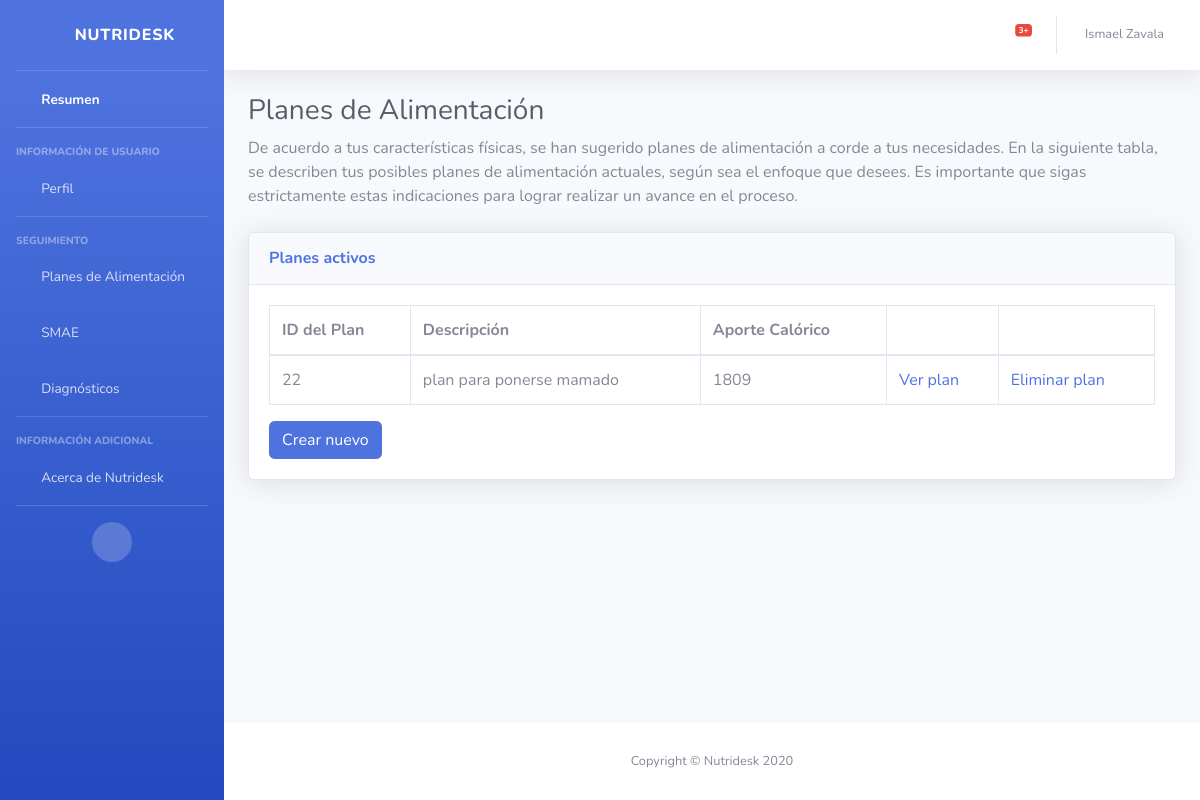
Before: /planes/ (signed in) with the older database file.
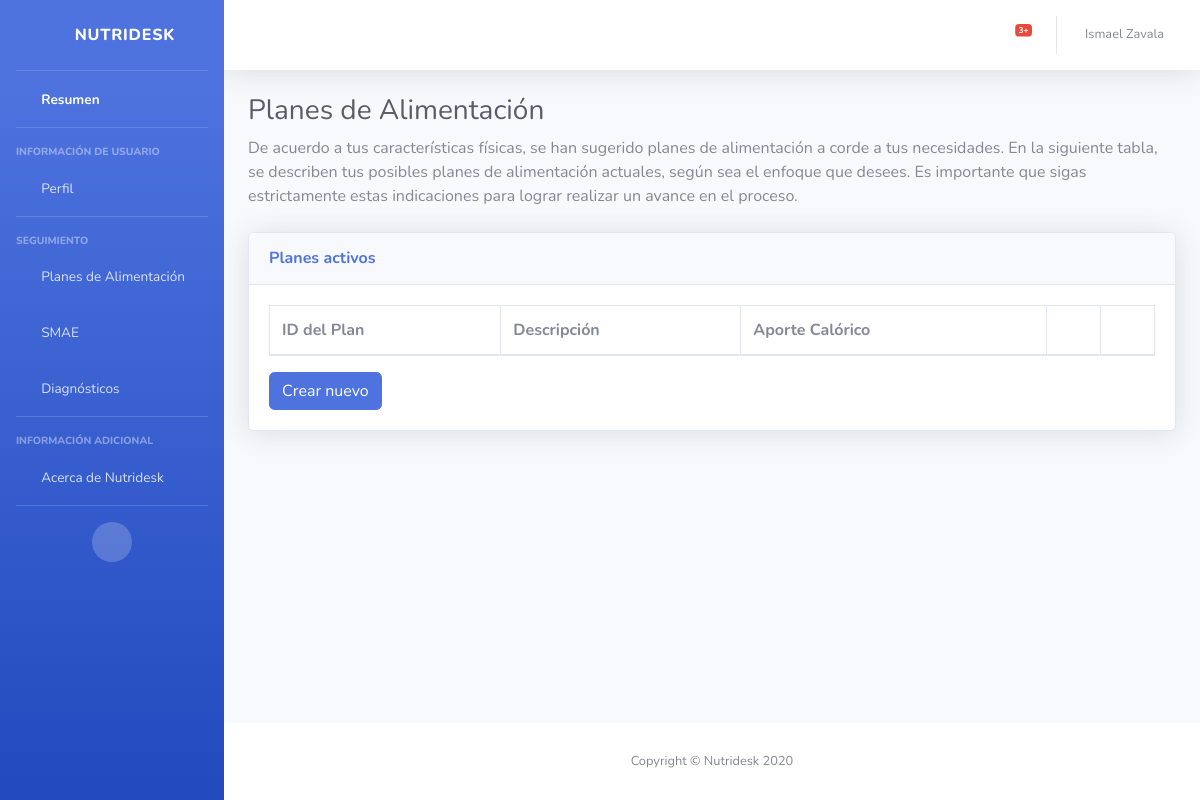
After: the same page with the newer database file.
### planes/models.py (models this page shows, shortened)
class Plan(models.Model):
    idPlan = models.AutoField(primary_key=True, verbose_name="Id Plan")
    idUsuario = models.ForeignKey(
        User, on_delete=models.CASCADE, verbose_name="Id Usuario"
    )
    descripcion = models.CharField(verbose_name="Descripción", max_length=500)
    calorias = models.IntegerField(verbose_name="Calorías")
    class Meta:
        ordering = ("-idUsuario",)
        verbose_name_plural = "Planes"

### planes/views.py (the view)
# urls.py: path('', views.lista_planes.as_view(), name='planes'),
class lista_planes(ListView):
    template_name = "lista_planes.html"
    model = Plan
    context_object_name = "lista_planes"

### planes/templates/lista_planes.html (shortened to what this page needs)
{% extends 'base_navbar.html' %}
{% load static %}
{% block main_content %}
<div class="container-fluid">
  <h1 class="h3 mb-2 text-gray-800">Planes de Alimentación</h1>
  <p class="mb-4">De acuerdo a tus características físicas, se han sugerido planes de alimentación a corde a tus necesidades. En la siguiente
      tabla, se describen tus posibles planes de alimentación actuales, según sea el enfoque que desees.
      Es importante que sigas estrictamente estas indicaciones para lograr realizar un avance en el proceso.</p>
  <div class="card shadow mb-4">
      <div class="card-header py-3">
          <h6 class="m-0 font-weight-bold text-primary">Planes activos</h6>
      </div>
      <div class="card-body">
          <div class="table-responsive">
              <table class="table table-bordered" id="dataTable" width="100%" cellspacing="0">
                  <thead>
                  <tr>
                      <th>ID del Plan</th>
                      <th>Descripción</th>
                      <th>Aporte Calórico</th>
                      <th></th>
                      <th></th>
                  </tr>
                  </thead>
                  <tbody>
                  {% for plan in lista_planes %}
                    {% if plan.idUsuario.username == user.username%}
                    <tr>
                      <td>{{ plan.idPlan }}</td>
                      <td>{{ plan.descripcion }}</td>
                      <td>{{ plan.calorias }}</td>
                      <td><a href="ver_plan/{{ plan.idPlan }}">Ver plan</a></td>
                      <td><a href="eliminar_plan/{{ plan.idPlan }}">Eliminar plan</a></td>
                    </tr>
                    {% endif %}
                  {% endfor %}
                  </tbody>
              </table>
              <a class="align-middle btn btn-primary" href="{% url 'generar_plan' %}">Crear nuevo</a>
          </div>
      </div>
  </div>
</div>
{% endblock %}

### core/templates/base_navbar.html (shortened to what this page needs)
{% extends 'base.html' %}
{% block content %}
<body id="page-top">
    <div id="wrapper">
        <ul class="navbar-nav bg-gradient-primary sidebar sidebar-dark accordion" id="accordionSidebar">
            <a class="sidebar-brand d-flex align-items-center justify-content-center" href="{% url 'index' %}">
                <div class="sidebar-brand-icon rotate-n-15">
                    <i class="fab fa-nutritionix"></i>
                </div>
                <div class="sidebar-brand-text mx-3">Nutridesk</div>
            </a>
            <hr class="sidebar-divider my-0">
            <li class="nav-item active">
                <a class="nav-link" href="{% url 'panel' %}">
                    <i class="fas fa-fw fa-chart-pie"></i>
                    <span>Resumen</span></a>
            </li>
            <hr class="sidebar-divider">
            <div class="sidebar-heading">
                Información de Usuario
            </div>
            <li class="nav-item">
                <a class="nav-link" href="{% url 'perfil' id=user.id %}">
                    <i class="fas fa-fw fa-address-card"></i>
                    <span>Perfil</span></a>
            </li>
            <hr class="sidebar-divider">
            <div class="sidebar-heading">
                Seguimiento
            </div>
            <li class="nav-item">
                <a class="nav-link collapsed" href="#" data-toggle="collapse" data-target="#collapsePages"
                    aria-expanded="true" aria-controls="collapsePages">
                    <i class="fas fa-fw fa-apple-alt"></i>
                    <span>Planes de Alimentación</span>
                </a>
            </li>
            <li class="nav-item">
                <a class="nav-link" href="{% url 'smae' %}">
                    <i class="fas fa-fw fa-balance-scale"></i>
                    <span>SMAE</span></a>
            </li>
            <li class="nav-item">
                <a class="nav-link" href="{% url 'diagnosticos' %}">
                    <i class="fas fa-fw fa-diagnoses"></i>
                    <span>Diagnósticos</span></a>
            </li>
            <hr class="sidebar-divider d-none d-md-block">
            <div class="sidebar-heading">
                Información Adicional
            </div>
            <li class="nav-item">
                <a class="nav-link" href="{% url 'index' %}">
                    <i class="fas fa-fw fa-universal-access"></i>
                    <span>Acerca de Nutridesk</span></a>
            </li>
            <hr class="sidebar-divider">
            <div class="text-center d-none d-md-inline">
                <button class="rounded-circle border-0" id="sidebarToggle"></button>
            </div>
        </ul>
        <div id="content-wrapper" class="d-flex flex-column">
            <div id="content">
                <nav class="navbar navbar-expand navbar-light bg-white topbar mb-4 static-top shadow">
                    <ul class="navbar-nav ml-auto">
                        <li class="nav-item dropdown no-arrow mx-1">
                            <a class="nav-link dropdown-toggle" href="#" id="alertsDropdown" role="button"
                                data-toggle="dropdown" aria-haspopup="true" aria-expanded="false">
                                <i class="fas fa-bell fa-fw"></i>
                                <span class="badge badge-danger badge-counter">3+</span>
                            </a>
                        </li>
                        <li class="nav-item dropdown no-arrow">
                            <a class="nav-link dropdown-toggle" href="{% url 'perfil' id=user.id %}" id="userDropdown" role="button"
                                data-toggle="dropdown" aria-haspopup="true" aria-expanded="false">
                                <span class="mr-2 d-none d-lg-inline text-gray-600 small">{{user.first_name}} {{user.last_name}}</span>
                            </a>
                        </li>
                    </ul>
                </nav>
                {% block main_content %}{% endblock %}
            </div>
            <footer class="sticky-footer bg-white">
                <div class="container my-auto">
                    <div class="copyright text-center my-auto">
                        <span>Copyright &copy; Nutridesk 2020</span>
                    </div>
                </div>
            </footer>
        </div>
    </div>
</body>
{% endblock %}

### core/templates/base.html (shortened to what this page needs)
<!DOCTYPE html>
<html lang="es">
<head>
    {% load static %}
    <link href="{% static 'vendor/fontawesome-free/css/all.min.css' %}" rel="stylesheet" type="text/css">
    <link href="{% static 'css/sb-admin-2.min.css' %}" rel="stylesheet">
  </head>
  {% block content %}{% endblock %}
</html>

Changed rows visible on the page:
removed Plan: idPlan "22", descripcion "plan para ponerse mamado", calorias "1809"
